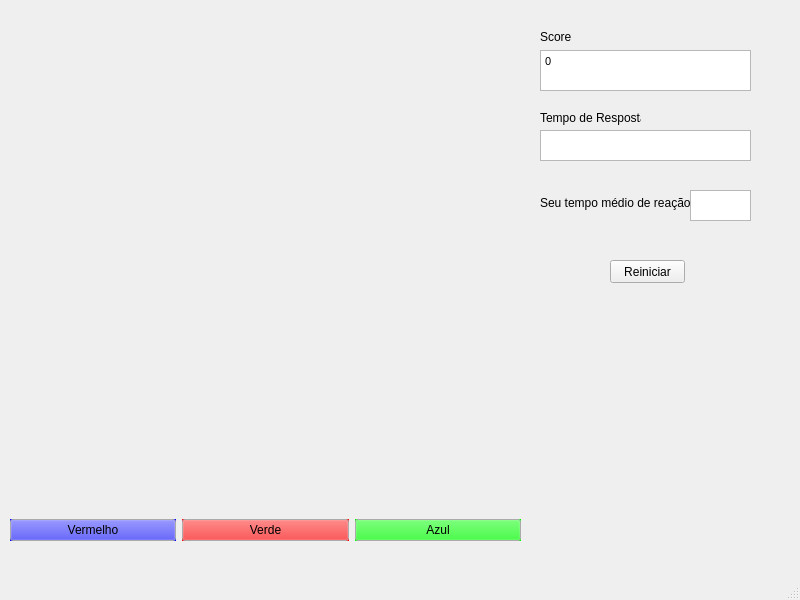
<?xml version="1.0" encoding="UTF-8"?>
<ui version="4.0">
 <class>MainWindow</class>
 <widget class="QMainWindow" name="MainWindow">
  <property name="enabled">
   <bool>true</bool>
  </property>
  <property name="geometry">
   <rect>
    <x>0</x>
    <y>0</y>
    <width>800</width>
    <height>600</height>
   </rect>
  </property>
  <property name="windowTitle">
   <string>MainWindow</string>
  </property>
  <widget class="QWidget" name="centralwidget">
   <widget class="QLabel" name="labelScore">
    <property name="geometry">
     <rect>
      <x>540</x>
      <y>30</y>
      <width>47</width>
      <height>13</height>
     </rect>
    </property>
    <property name="text">
     <string>Score</string>
    </property>
   </widget>
   <widget class="QTextBrowser" name="textBrowserScore">
    <property name="geometry">
     <rect>
      <x>540</x>
      <y>50</y>
      <width>211</width>
      <height>41</height>
     </rect>
    </property>
    <property name="html">
     <string>&lt;!DOCTYPE HTML PUBLIC &quot;-//W3C//DTD HTML 4.0//EN&quot; &quot;http://www.w3.org/TR/REC-html40/strict.dtd&quot;&gt;
&lt;html&gt;&lt;head&gt;&lt;meta name=&quot;qrichtext&quot; content=&quot;1&quot; /&gt;&lt;style type=&quot;text/css&quot;&gt;
p, li { white-space: pre-wrap; }
&lt;/style&gt;&lt;/head&gt;&lt;body style=&quot; font-family:'MS Shell Dlg 2'; font-size:8.25pt; font-weight:400; font-style:normal;&quot;&gt;
&lt;p style=&quot; margin-top:0px; margin-bottom:0px; margin-left:0px; margin-right:0px; -qt-block-indent:0; text-indent:0px;&quot;&gt;0&lt;/p&gt;
&lt;p style=&quot;-qt-paragraph-type:empty; margin-top:0px; margin-bottom:0px; margin-left:0px; margin-right:0px; -qt-block-indent:0; text-indent:0px;&quot;&gt;&lt;br /&gt;&lt;/p&gt;&lt;/body&gt;&lt;/html&gt;</string>
    </property>
   </widget>
   <widget class="QLabel" name="label">
    <property name="geometry">
     <rect>
      <x>540</x>
      <y>110</y>
      <width>101</width>
      <height>16</height>
     </rect>
    </property>
    <property name="text">
     <string>Tempo de Resposta</string>
    </property>
   </widget>
   <widget class="QTextBrowser" name="textBrowser">
    <property name="geometry">
     <rect>
      <x>540</x>
      <y>130</y>
      <width>211</width>
      <height>31</height>
     </rect>
    </property>
   </widget>
   <widget class="QWidget" name="layoutWidget">
    <property name="geometry">
     <rect>
      <x>10</x>
      <y>0</y>
      <width>511</width>
      <height>541</height>
     </rect>
    </property>
    <layout class="QVBoxLayout" name="verticalLayout" stretch="901,0">
     <item>
      <widget class="Plotter" name="widget" native="true"/>
     </item>
     <item>
      <layout class="QHBoxLayout" name="horizontalLayout">
       <item>
        <widget class="QPushButton" name="botao1">
         <property name="palette">
          <palette>
           <active>
            <colorrole role="Button">
             <brush brushstyle="SolidPattern">
              <color alpha="255">
               <red>0</red>
               <green>0</green>
               <blue>255</blue>
              </color>
             </brush>
            </colorrole>
           </active>
           <inactive>
            <colorrole role="Button">
             <brush brushstyle="SolidPattern">
              <color alpha="255">
               <red>0</red>
               <green>0</green>
               <blue>255</blue>
              </color>
             </brush>
            </colorrole>
           </inactive>
           <disabled>
            <colorrole role="Button">
             <brush brushstyle="SolidPattern">
              <color alpha="255">
               <red>0</red>
               <green>0</green>
               <blue>255</blue>
              </color>
             </brush>
            </colorrole>
           </disabled>
          </palette>
         </property>
         <property name="autoFillBackground">
          <bool>true</bool>
         </property>
         <property name="text">
          <string>Vermelho</string>
         </property>
        </widget>
       </item>
       <item>
        <widget class="QPushButton" name="botao2">
         <property name="palette">
          <palette>
           <active>
            <colorrole role="Button">
             <brush brushstyle="SolidPattern">
              <color alpha="255">
               <red>255</red>
               <green>0</green>
               <blue>0</blue>
              </color>
             </brush>
            </colorrole>
           </active>
           <inactive>
            <colorrole role="Button">
             <brush brushstyle="SolidPattern">
              <color alpha="255">
               <red>255</red>
               <green>0</green>
               <blue>0</blue>
              </color>
             </brush>
            </colorrole>
           </inactive>
           <disabled>
            <colorrole role="Button">
             <brush brushstyle="SolidPattern">
              <color alpha="255">
               <red>255</red>
               <green>0</green>
               <blue>0</blue>
              </color>
             </brush>
            </colorrole>
           </disabled>
          </palette>
         </property>
         <property name="autoFillBackground">
          <bool>true</bool>
         </property>
         <property name="text">
          <string>Verde</string>
         </property>
        </widget>
       </item>
       <item>
        <widget class="QPushButton" name="botao3">
         <property name="palette">
          <palette>
           <active>
            <colorrole role="Button">
             <brush brushstyle="SolidPattern">
              <color alpha="255">
               <red>0</red>
               <green>255</green>
               <blue>0</blue>
              </color>
             </brush>
            </colorrole>
           </active>
           <inactive>
            <colorrole role="Button">
             <brush brushstyle="SolidPattern">
              <color alpha="255">
               <red>0</red>
               <green>255</green>
               <blue>0</blue>
              </color>
             </brush>
            </colorrole>
           </inactive>
           <disabled>
            <colorrole role="Button">
             <brush brushstyle="SolidPattern">
              <color alpha="255">
               <red>0</red>
               <green>255</green>
               <blue>0</blue>
              </color>
             </brush>
            </colorrole>
           </disabled>
          </palette>
         </property>
         <property name="autoFillBackground">
          <bool>true</bool>
         </property>
         <property name="text">
          <string>Azul</string>
         </property>
        </widget>
       </item>
      </layout>
     </item>
    </layout>
   </widget>
   <widget class="QLabel" name="situacaoJogo">
    <property name="geometry">
     <rect>
      <x>580</x>
      <y>350</y>
      <width>111</width>
      <height>31</height>
     </rect>
    </property>
    <property name="text">
     <string/>
    </property>
   </widget>
   <widget class="QPushButton" name="resetButton">
    <property name="geometry">
     <rect>
      <x>610</x>
      <y>260</y>
      <width>75</width>
      <height>23</height>
     </rect>
    </property>
    <property name="text">
     <string>Reiniciar</string>
    </property>
   </widget>
   <widget class="QLabel" name="label_2">
    <property name="geometry">
     <rect>
      <x>540</x>
      <y>193</y>
      <width>171</width>
      <height>20</height>
     </rect>
    </property>
    <property name="text">
     <string>Seu tempo médio de reação é:</string>
    </property>
   </widget>
   <widget class="QTextBrowser" name="textBrowserAvg">
    <property name="geometry">
     <rect>
      <x>690</x>
      <y>190</y>
      <width>61</width>
      <height>31</height>
     </rect>
    </property>
   </widget>
  </widget>
  <widget class="QMenuBar" name="menubar">
   <property name="geometry">
    <rect>
     <x>0</x>
     <y>0</y>
     <width>800</width>
     <height>21</height>
    </rect>
   </property>
  </widget>
  <widget class="QStatusBar" name="statusbar"/>
 </widget>
 <customwidgets>
  <customwidget>
   <class>Plotter</class>
   <extends>QWidget</extends>
   <header>plotter.h</header>
   <container>1</container>
   <slots>
    <slot>redesenhar()</slot>
   </slots>
  </customwidget>
 </customwidgets>
 <resources/>
 <connections>
  <connection>
   <sender>botao1</sender>
   <signal>clicked()</signal>
   <receiver>MainWindow</receiver>
   <slot>clicouBotao()</slot>
   <hints>
    <hint type="sourcelabel">
     <x>43</x>
     <y>552</y>
    </hint>
    <hint type="destinationlabel">
     <x>119</x>
     <y>346</y>
    </hint>
   </hints>
  </connection>
  <connection>
   <sender>botao2</sender>
   <signal>clicked()</signal>
   <receiver>MainWindow</receiver>
   <slot>clicouBotao()</slot>
   <hints>
    <hint type="sourcelabel">
     <x>247</x>
     <y>550</y>
    </hint>
    <hint type="destinationlabel">
     <x>269</x>
     <y>353</y>
    </hint>
   </hints>
  </connection>
  <connection>
   <sender>botao3</sender>
   <signal>clicked()</signal>
   <receiver>MainWindow</receiver>
   <slot>clicouBotao()</slot>
   <hints>
    <hint type="sourcelabel">
     <x>430</x>
     <y>555</y>
    </hint>
    <hint type="destinationlabel">
     <x>379</x>
     <y>337</y>
    </hint>
   </hints>
  </connection>
  <connection>
   <sender>resetButton</sender>
   <signal>clicked()</signal>
   <receiver>MainWindow</receiver>
   <slot>resetarJogo()</slot>
   <hints>
    <hint type="sourcelabel">
     <x>570</x>
     <y>266</y>
    </hint>
    <hint type="destinationlabel">
     <x>575</x>
     <y>307</y>
    </hint>
   </hints>
  </connection>
 </connections>
 <slots>
  <slot>mudarPosicao()</slot>
  <slot>clicouBotao1()</slot>
  <slot>clicouBotao2()</slot>
  <slot>clicouBotao3()</slot>
  <slot>clicouBotao()</slot>
  <slot>slot2()</slot>
  <slot>resetarJogo()</slot>
 </slots>
</ui>
